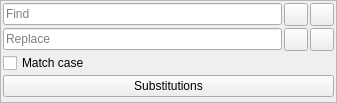
<?xml version="1.0" encoding="UTF-8"?>
<ui version="4.0">
 <class>SearchReplaceFrame</class>
 <widget class="QFrame" name="SearchReplaceFrame">
  <property name="geometry">
   <rect>
    <x>0</x>
    <y>0</y>
    <width>337</width>
    <height>103</height>
   </rect>
  </property>
  <property name="windowTitle">
   <string>Frame</string>
  </property>
  <property name="frameShape">
   <enum>QFrame::StyledPanel</enum>
  </property>
  <layout class="QGridLayout" name="gridLayout">
   <property name="leftMargin">
    <number>2</number>
   </property>
   <property name="topMargin">
    <number>2</number>
   </property>
   <property name="rightMargin">
    <number>2</number>
   </property>
   <property name="bottomMargin">
    <number>2</number>
   </property>
   <property name="spacing">
    <number>2</number>
   </property>
   <item row="3" column="0" colspan="4">
    <widget class="QPushButton" name="pushButtonSubstitutions">
     <property name="text">
      <string>Substitutions</string>
     </property>
     <property name="icon">
      <iconset theme="document-edit">
       <normaloff>.</normaloff>.</iconset>
     </property>
    </widget>
   </item>
   <item row="1" column="0" colspan="2">
    <widget class="QLineEdit" name="lineEditReplace">
     <property name="placeholderText">
      <string>Replace</string>
     </property>
    </widget>
   </item>
   <item row="1" column="3">
    <widget class="QToolButton" name="toolButtonReplaceAll">
     <property name="toolTip">
      <string>Replace all</string>
     </property>
     <property name="icon">
      <iconset theme="edit-find-replace">
       <normaloff>.</normaloff>.</iconset>
     </property>
    </widget>
   </item>
   <item row="0" column="0" colspan="2">
    <widget class="QLineEdit" name="lineEditSearch">
     <property name="placeholderText">
      <string>Find</string>
     </property>
    </widget>
   </item>
   <item row="0" column="3">
    <widget class="QToolButton" name="toolButtonFindPrev">
     <property name="toolTip">
      <string>Find previous</string>
     </property>
     <property name="icon">
      <iconset theme="go-up">
       <normaloff>.</normaloff>.</iconset>
     </property>
    </widget>
   </item>
   <item row="0" column="2">
    <widget class="QToolButton" name="toolButtonFindNext">
     <property name="toolTip">
      <string>Find next</string>
     </property>
     <property name="icon">
      <iconset theme="go-down">
       <normaloff>.</normaloff>.</iconset>
     </property>
    </widget>
   </item>
   <item row="1" column="2">
    <widget class="QToolButton" name="toolButtonReplace">
     <property name="toolTip">
      <string>Replace</string>
     </property>
     <property name="icon">
      <iconset theme="edit-find-replace">
       <normaloff>.</normaloff>.</iconset>
     </property>
    </widget>
   </item>
   <item row="2" column="0" colspan="4">
    <widget class="QCheckBox" name="checkBoxMatchCase">
     <property name="text">
      <string>Match case</string>
     </property>
    </widget>
   </item>
  </layout>
 </widget>
 <tabstops>
  <tabstop>lineEditSearch</tabstop>
  <tabstop>toolButtonFindNext</tabstop>
  <tabstop>toolButtonFindPrev</tabstop>
  <tabstop>lineEditReplace</tabstop>
  <tabstop>toolButtonReplace</tabstop>
  <tabstop>toolButtonReplaceAll</tabstop>
  <tabstop>checkBoxMatchCase</tabstop>
  <tabstop>pushButtonSubstitutions</tabstop>
 </tabstops>
 <resources/>
 <connections/>
</ui>
